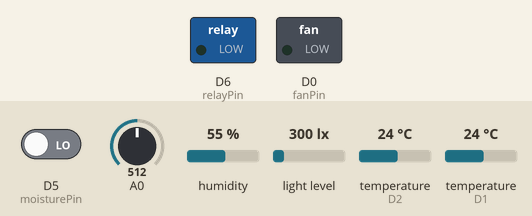
Simulated run of this sketch. Board: ESP8266 (NodeMCU). Parts: switched loads named in the sketch (green lamp = pin HIGH). Inputs (shaded band) come from the test bench; at power-on: humidity 55 %, D5 (moisturePin) LOW, A0 = 512, light level 300 lx, temperature (sensors on D2, D1) 24 °C. WiFi joins after 1.5 s; servers stay silent unless stated; what the sketch prints to the serial monitor is not drawn.

Above: at 6.7 s.
6.8 s: humidity set to 41 %
10.5 s: humidity set to 38 %
At 13.8 s:
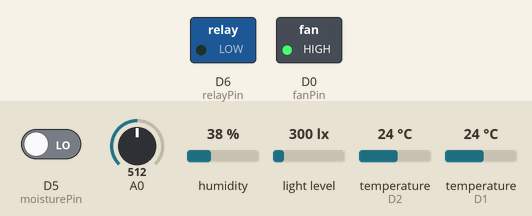
14.8 s: humidity set to 68 %
At 16.8 s:
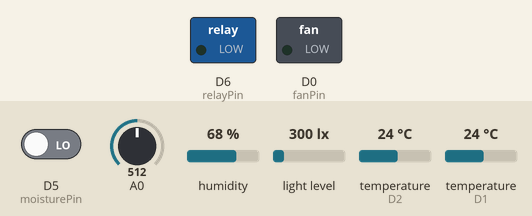
Timing chart, 0 to 18.3 s (numbered marks = the images above; inputs shaded):
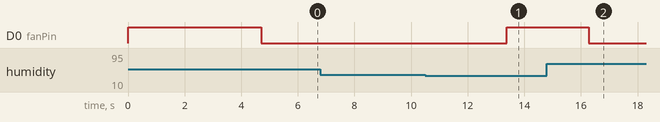

The sketch:

IoT_Plant_Monitoring_v2.ino
```cpp
#include <DHT.h>
#include <SPI.h>
#include <Wire.h>
#include <BH1750.h>
#include <OneWire.h>
#include <SimpleTimer.h>
#include <ESP8266WiFi.h>
#include <DallasTemperature.h>
#include <BlynkSimpleEsp8266.h>

#define fanPin D0
#define dhtPin D1
#define relayPin D6
#define dhtType DHT11
#define moisturePin D5
#define ONE_WIRE_BUS D2
#define BLYNK_PRINT Serial

BH1750 lightMeter;
DHT dht(dhtPin, dhtType);
OneWire oneWire(ONE_WIRE_BUS);
DallasTemperature sensors(&oneWire);

char auth[] = "--------------------------------";              //Authentication code sent by Blynk
char ssid[] = "--------------------------------";              //WiFi SSID
char pass[] = "--------------------------------";

bool lastState = 0;
bool sensorState = 0;
byte humidityThreshold = 40;

SimpleTimer timer;

void sendSensor()
{
  float h = dht.readHumidity();
  float t = dht.readTemperature();

  if (isnan(h) || isnan(t)) {
    Serial.println("Failed to read from DHT sensor!");
    return;
  }

  Blynk.virtualWrite(V5, h);  //V5 is for Humidity
  Blynk.virtualWrite(V6, t);  //V6 is for Temperature

  if (h > humidityThreshold ) { // Change the value to shot simulation
    digitalWrite(fanPin, LOW);  // ON
  }
  if (h < humidityThreshold ) {
    digitalWrite(fanPin, HIGH); //OFF
  }
}

void setup() {
  dht.begin();
  sensors.begin();
  Wire.begin(D3, D4); //I2C Pins [ D3-SDA , D4-SCL ]
  lightMeter.begin();
  Serial.begin(115200);
  pinMode(fanPin, OUTPUT);
  pinMode(relayPin, OUTPUT);
  digitalWrite(fanPin, HIGH);
  Blynk.begin(auth, ssid, pass);
  timer.setInterval(1000L, sendSensor);
}

byte i = 0;

void sendTemps()
{
  i = analogRead(A0);
  byte sensor = map(i,0,1024,0,100);
  sensors.requestTemperatures();
  float temp = sensors.getTempCByIndex(0);
  float lux = lightMeter.readLightLevel();
  Serial.println("Light: ");
  Serial.println(lux);
  Serial.println("Soil Temp: ");
  Serial.println(temp);
  Serial.println("Soil Moist: ");
  Serial.println(sensor);
  Blynk.virtualWrite(V1, lux);    // V1 - Light Intensity
  Blynk.virtualWrite(V2, temp);   // V2 - Soil Temperatue
  Blynk.virtualWrite(V3, sensor); // V3 - Soil Moisture
  delay(1000);
}

void loop() {
  Blynk.run();
  timer.run();
  sendTemps();
  sensorState = digitalRead(moisturePin);
  Serial.println(sensorState);

  if (sensorState == 1 && lastState == 0) {
    Serial.println("Needs Water, Send Notification");
    Blynk.notify("Water your Plants"); //Send Notification
    lastState = 1;
    delay(1000);
  }
  else if (sensorState == 1 && lastState == 1) {
    //Do nothing.
    Serial.println("Has not been Watered yet");
    delay(1000);
  }
  else {
    Serial.println("Does not need Water");
    lastState = 0;
    delay(1000);
  }
  delay(100);
}
```

Measured:
- the behaviour switches between 40 and 39 % on humidity (found by bisection; images 0 and 1)
- after the input at 6.8 s, every drawn part: stays the same
- after the input at 10.5 s, D0 (fanPin): LOW → HIGH after 2.9 s
- after the input at 14.8 s, D0 (fanPin): HIGH → LOW after 1.5 s
